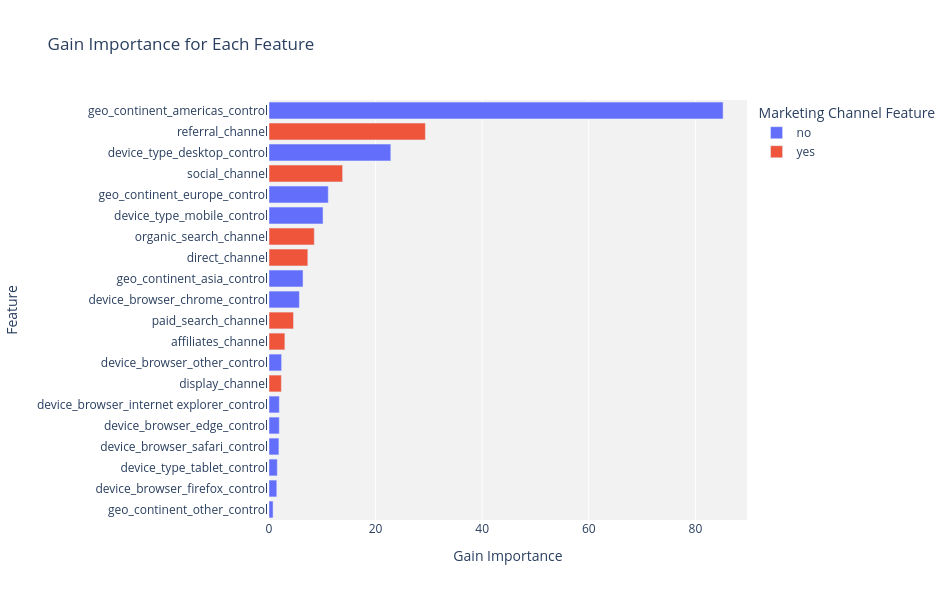

The notebook cell this image was saved under:
### Markdown cell above
Best kitchen sink is a 10 point improvement to AUC over logistic! Also train and test AUC is close meaning we aren't overfitting. This is a really big deal.

AUC interpretation means if you gave the model 1 random conversion and 1 random nonconversion it could tell you which one is the conversion 90% of the time. AUC can also be thought of an ordering/rank metric. The better the AUC the better the model is at ordering the data from highest probability to lowest probability.

Next we can look at feature importance. The recommended importance metric for xgboost is gain. Gain provides a measure of how useful a feture is for making predictions in the XGBoost model. 

Interpreting the gain feature importance:
- Higher gain importance indicates that a feature contributes more to the model's predictive performance, suggesting it has a stronger relationship with the target variable.
- Lower gain importance implies that the feature has less impact on the model's predictions.

Limitations of gain feature importance:
- Gain importance does not provide information about the direction (positive or negative) of the relationship between a feature and the target variable. It only indicates the overall importance.
- It does not capture potential feature interactions, as it considers each feature individually.
- The actual gain values don't mean much it is just best to look at the relative relationship between the different scores.
- Some feature elimination exercises might recommend looking at low gain features to drop features from the model. This isn't as viable as the solution we will highlight below.

### Code cell
# Get feature importances based on gain
importances = best_kitchen_sink_xgb.get_booster().get_score(importance_type='gain')

# Create a pandas DataFrame
df_importances = pd.DataFrame({'Feature': list(importances.keys()), 'Gain Importance': list(importances.values())})

# Sort DataFrame by 'Gain Importance' in descending order
df_importances = df_importances.sort_values(by='Gain Importance', ascending=False)

df_importances['Marketing Channel Feature'] = np.where(df_importances['Feature'].str.contains('_control'), 'no', 'yes')


bar_fig = px.bar(df_importances
                 ,x='Gain Importance'
                 ,y='Feature'
                 ,title='Gain Importance for Each Feature'
                 ,color='Marketing Channel Feature'
                 )

bar_fig.update_layout(width=950
                      ,height=600
                      ,yaxis={'categoryorder': 'total ascending'}
                      ,plot_bgcolor='#f2f2f2') 

bar_fig.show()

### Figure 1 — Plotly figure (JSON) as saved in the notebook; plotly's stock layout.template omitted (floating-point values rounded to 4 significant figures)
{"data": [{"alignmentgroup": "True", "hovertemplate": "Marketing Channel Feature=no<br>Gain Importance=%{x}<br>Feature=%{y}<extra></extra>", "legendgroup": "no", "marker": {"color": "#636efa", "pattern": {"shape": ""}}, "name": "no", "offsetgroup": "no", "orientation": "h", "showlegend": true, "textposition": "auto", "type": "bar", "x": [85.19, 22.85, 11.12, 10.14, 6.384, 5.696, 2.362, 1.935, 1.929, 1.859, 1.554, 1.459, 0.7625], "xaxis": "x", "y": ["geo_continent_americas_control", "device_type_desktop_control", "geo_continent_europe_control", "device_type_mobile_control", "geo_continent_asia_control", "device_browser_chrome_control", "device_browser_other_control", "device_browser_internet explorer_control", "device_browser_edge_control", "device_browser_safari_control", "device_type_tablet_control", "device_browser_firefox_control", "geo_continent_other_control"], "yaxis": "y"}, {"alignmentgroup": "True", "hovertemplate": "Marketing Channel Feature=yes<br>Gain Importance=%{x}<br>Feature=%{y}<extra></extra>", "legendgroup": "yes", "marker": {"color": "#EF553B", "pattern": {"shape": ""}}, "name": "yes", "offsetgroup": "yes", "orientation": "h", "showlegend": true, "textposition": "auto", "type": "bar", "x": [29.34, 13.81, 8.494, 7.283, 4.597, 2.976, 2.32], "xaxis": "x", "y": ["referral_channel", "social_channel", "organic_search_channel", "direct_channel", "paid_search_channel", "affiliates_channel", "display_channel"], "yaxis": "y"}], "layout": {"barmode": "relative", "height": 600, "legend": {"title": {"text": "Marketing Channel Feature"}, "tracegroupgap": 0}, "plot_bgcolor": "#f2f2f2", "title": {"text": "Gain Importance for Each Feature"}, "width": 950, "xaxis": {"anchor": "y", "autorange": true, "domain": [0, 1], "range": [0, 89.68], "title": {"text": "Gain Importance"}, "type": "linear"}, "yaxis": {"anchor": "x", "autorange": true, "categoryorder": "total ascending", "domain": [0, 1], "range": [-0.5, 19.5], "title": {"text": "Feature"}, "type": "category"}}}
